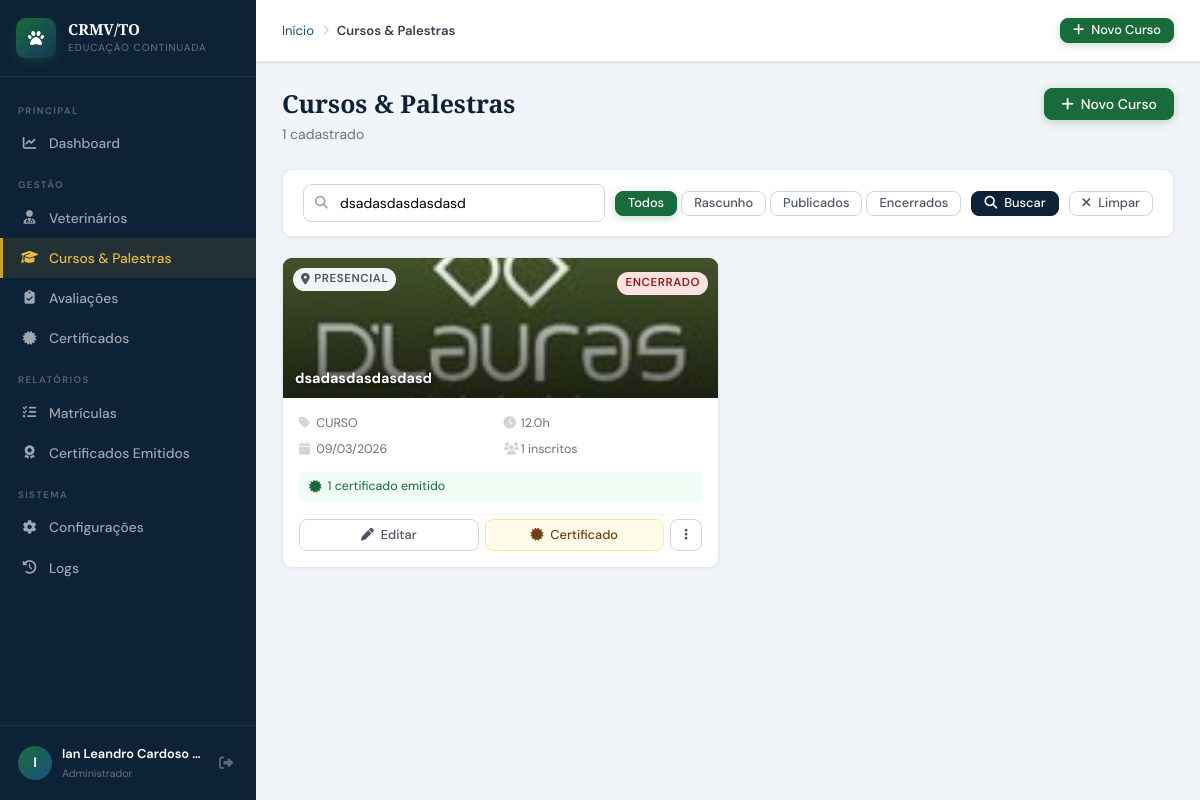
Page /admin/cursos/lista.php?busca=dsadasdasdasdasd (signed in) on the committed database.
### tables this page shows
CREATE TABLE `tbl_cursos` (
  `curso_id` int(10) UNSIGNED NOT NULL,
  `categoria_id` int(10) UNSIGNED DEFAULT NULL,
  `titulo` varchar(200) NOT NULL,
  `descricao` text DEFAULT NULL,
  `capa` varchar(120) DEFAULT NULL,
  `observacoes` text DEFAULT NULL,
  `tipo` enum('CURSO','PALESTRA','WORKSHOP','CONGRESSO','WEBINAR') NOT NULL DEFAULT 'CURSO',
  `modalidade` enum('PRESENCIAL','EAD','HIBRIDO') NOT NULL DEFAULT 'PRESENCIAL',
  `carga_horaria` decimal(5,1) NOT NULL DEFAULT 0.0,
  `vagas` smallint(6) DEFAULT NULL,
  `data_inicio` date DEFAULT NULL,
  `data_fim` date DEFAULT NULL,
  `horario` varchar(100) DEFAULT NULL,
  `local_nome` varchar(150) DEFAULT NULL,
  `local_cidade` varchar(80) DEFAULT NULL,
  `local_uf` char(2) DEFAULT 'TO',
  `local_endereco` varchar(200) DEFAULT NULL,
  `link_ead` varchar(300) DEFAULT NULL,
  `youtube_id` varchar(30) DEFAULT NULL,
  `valor` decimal(8,2) NOT NULL DEFAULT 0.00,
  `status` enum('RASCUNHO','PUBLICADO','ENCERRADO','CANCELADO') NOT NULL DEFAULT 'RASCUNHO',
  `cert_modelo` text DEFAULT NULL,
  `cert_conteudo_programatico` mediumtext DEFAULT NULL COMMENT 'HTML do conteúdo programático (verso do certificado)',
  `cert_validade` smallint(6) DEFAULT NULL,
  `cert_obs` text DEFAULT NULL COMMENT 'Observação interna do certificado (não aparece impresso)',
  `ativo` tinyint(1) NOT NULL DEFAULT 1,
  `criado_em` datetime NOT NULL DEFAULT current_timestamp(),
  `atualizado_em` datetime DEFAULT NULL ON UPDATE current_timestamp(),
  `criado_por` int(10) UNSIGNED DEFAULT NULL,
  `instrutor_id` int(11) DEFAULT NULL,
  `requer_avaliacao` tinyint(1) NOT NULL DEFAULT 0,
  `avaliacao_com_nota` tinyint(1) NOT NULL DEFAULT 0,
  `nota_minima` decimal(5,2) DEFAULT 70.00,
  `tentativas_maximas` smallint(6) NOT NULL DEFAULT 3,
  `cert_frente_html` text DEFAULT NULL,
  `cert_verso_html` text DEFAULT NULL
);

### admin/cursos/lista.php (the view, shortened to what this page needs)
<?php
require_once __DIR__ . '/../../includes/conexao.php';
$busca  = trim($_GET['busca']  ?? '');
$filtro = $_GET['filtro'] ?? 'todos';
$pag    = max(1, (int)($_GET['pag'] ?? 1));
$porPag = 12;
$offset = ($pag - 1) * $porPag;
$where  = "WHERE c.ativo = 1";
$params = [];
if ($busca !== '') {
    $where  .= " AND (c.titulo LIKE ? OR c.tipo LIKE ?)";
    $params  = ["%$busca%", "%$busca%"];
}
if ($busca !== '') {
    $where .= " OR c.curso_id IN (SELECT ci.curso_id FROM tbl_curso_instrutores ci WHERE ci.nome LIKE ?)";
    $params[] = "%$busca%";
}
$total   = dbQueryOne("SELECT COUNT(*) AS n FROM tbl_cursos c $where", $params)['n'];
$cursos = dbQuery(
    "SELECT c.curso_id, c.titulo, c.tipo, c.modalidade, c.status, c.carga_horaria,
            c.data_inicio, c.data_fim, c.vagas, c.capa,
            cat.nome AS cat_nome, cat.cor_hex,
            (SELECT GROUP_CONCAT(ci.nome ORDER BY ci.ordem SEPARATOR ', ')
             FROM tbl_curso_instrutores ci WHERE ci.curso_id = c.curso_id) AS instrutores,
            (SELECT COUNT(*) FROM tbl_matriculas m WHERE m.curso_id = c.curso_id) AS total_mat,
            (SELECT COUNT(*) FROM tbl_matriculas m WHERE m.curso_id = c.curso_id AND m.certificado_gerado = 1) AS total_cert
     FROM tbl_cursos c
     LEFT JOIN tbl_categorias cat ON c.categoria_id = cat.categoria_id
     $where
     ORDER BY c.criado_em DESC
     LIMIT $porPag OFFSET $offset",
    $params
);
require_once __DIR__ . '/../../includes/layout.php';
?>
<div class="pg-header">
    <div class="pg-header-row">
        <div>
            <h1 class="pg-titulo">Cursos & Palestras</h1>
            <p class="pg-subtitulo"><?= number_format($total, 0, ',', '.') ?> cadastrado<?= $total != 1 ? 's' : '' ?></p>
        </div>
        <div class="pg-acoes">
            <a href="/crmv/admin/cursos/form.php" class="btn btn-primario">
                <i class="fa-solid fa-plus"></i> Novo Curso
            </a>
        </div>
    </div>
</div>
<div class="card" style="margin-bottom:20px">
    <div class="card-body" style="padding:14px 20px">
        <form method="GET" style="display:flex;gap:10px;align-items:center;flex-wrap:wrap">
            <div style="flex:1;min-width:260px;position:relative">
                <input type="text" name="busca" value="<?= htmlspecialchars($busca) ?>"
                    placeholder="Buscar por título, tipo ou instrutor..."
                    style="width:100%;padding:9px 12px 9px 36px;border:1.5px solid var(--c300);border-radius:8px;font-size:.875rem;font-family:inherit;outline:none"
                    onfocus="this.style.borderColor='var(--azul-clr)'" onblur="this.style.borderColor='var(--c300)'">
            </div>
            <div style="display:flex;gap:4px">
                <?php foreach (['todos'=>'Todos','RASCUNHO'=>'Rascunho','PUBLICADO'=>'Publicados','ENCERRADO'=>'Encerrados'] as $v=>$l): ?>
                <a href="?busca=<?= urlencode($busca) ?>&filtro=<?= $v ?>"
                   class="btn btn-sm <?= $filtro===$v ? 'btn-primario' : 'btn-ghost' ?>"><?= $l ?></a>
                <?php endforeach; ?>
            </div>
            <button type="submit" class="btn btn-secundario btn-sm"><i class="fa-solid fa-search"></i> Buscar</button>
            <?php if ($busca || $filtro !== 'todos'): ?>
            <a href="/crmv/admin/cursos/lista.php" class="btn btn-ghost btn-sm"><i class="fa-solid fa-xmark"></i> Limpar</a>
            <?php endif; ?>
        </form>
    </div>
</div>
<?php if (empty($cursos)): ?>
<div class="card">
    <div class="vazio" style="padding:60px">
        <i class="fa-solid fa-graduation-cap"></i>
        <h3>Nenhum curso encontrado</h3>
        <p><?= $busca ? 'Tente outro termo de busca.' : 'Cadastre o primeiro curso ou palestra.' ?></p>
        <?php if (!$busca): ?>
        <a href="/crmv/admin/cursos/form.php" class="btn btn-primario btn-sm" style="margin-top:12px">
            <i class="fa-solid fa-plus"></i> Criar agora
        </a>
        <?php endif; ?>
    </div>
</div>
<?php else: ?>
<div style="display:grid;grid-template-columns:repeat(auto-fill,minmax(340px,1fr));gap:18px">
<?php foreach ($cursos as $c): ?>
<div class="card" style="display:flex;flex-direction:column">
    <div style="height:140px;background:linear-gradient(135deg,<?= htmlspecialchars($c['cor_hex'] ?? '#0d2137') ?>,<?= htmlspecialchars($c['cor_hex'] ?? '#15385c') ?>dd);position:relative;overflow:hidden;flex-shrink:0">
        <?php if ($c['capa']): ?>
        <img src="/crmv/uploads/capas/<?= htmlspecialchars($c['capa']) ?>"
             style="width:100%;height:100%;object-fit:cover;position:absolute;inset:0">
        <div style="position:absolute;inset:0;background:linear-gradient(to top,rgba(0,0,0,.6),transparent)"></div>
        <?php else: ?>
        <div style="position:absolute;inset:0;display:flex;align-items:center;justify-content:center;opacity:.15">
            <i class="fa-solid fa-graduation-cap" style="font-size:4rem;color:#fff"></i>
        </div>
        <?php endif; ?>
        <div style="position:absolute;top:10px;left:10px;display:flex;gap:6px">
            <?= badgeModalidade($c['modalidade']) ?>
        </div>
        <div style="position:absolute;top:10px;right:10px">
            <?= badgeStatus($c['status']) ?>
        </div>
        <?php if ($c['capa']): ?>
        <div style="position:absolute;bottom:8px;left:12px;right:12px">
            <div style="font-weight:700;font-size:.9rem;color:#fff;text-shadow:0 1px 4px rgba(0,0,0,.6);overflow:hidden;text-overflow:ellipsis;white-space:nowrap">
                <?= htmlspecialchars($c['titulo']) ?>
            </div>
        </div>
        <?php endif; ?>
    </div>
    <div style="padding:16px;display:flex;flex-direction:column;flex:1;gap:12px">
        <div style="display:grid;grid-template-columns:1fr 1fr;gap:6px;font-size:.78rem;color:var(--c500)">
            <div><i class="fa-solid fa-tag" style="width:14px;color:var(--c300)"></i> <?= htmlspecialchars($c['tipo']) ?></div>
            <div><i class="fa-solid fa-clock" style="width:14px;color:var(--c300)"></i> <?= $c['carga_horaria'] ?>h</div>
            <?php if ($c['data_inicio']): ?>
            <div><i class="fa-solid fa-calendar" style="width:14px;color:var(--c300)"></i> <?= fmtData($c['data_inicio']) ?></div>
            <?php endif; ?>
            <?php if ($c['vagas']): ?>
            <div>
                <i class="fa-solid fa-users" style="width:14px;color:var(--c300)"></i>
                <?= $c['total_mat'] ?>/<?= $c['vagas'] ?> vagas
            </div>
            <?php else: ?>
            <div><i class="fa-solid fa-users" style="width:14px;color:var(--c300)"></i> <?= $c['total_mat'] ?> inscritos</div>
            <?php endif; ?>
        </div>
        <?php if ($c['total_cert'] > 0): ?>
        <div style="display:flex;align-items:center;gap:6px;font-size:.78rem;color:var(--verde);background:#f0fdf4;padding:5px 10px;border-radius:6px">
            <i class="fa-solid fa-certificate"></i> <?= $c['total_cert'] ?> certificado<?= $c['total_cert']!=1?'s':'' ?> emitido<?= $c['total_cert']!=1?'s':'' ?>
        </div>
        <?php endif; ?>
        <div style="display:flex;gap:6px;margin-top:auto;padding-top:4px;border-top:1px solid var(--c100)">
            <a href="/crmv/admin/cursos/form.php?id=<?= $c['curso_id'] ?>" class="btn btn-ghost btn-sm" style="flex:1;justify-content:center">
                <i class="fa-solid fa-pen"></i> Editar
            </a>
            <a href="/crmv/admin/certificados/emitir.php?curso_id=<?= $c['curso_id'] ?>" class="btn btn-sm" style="flex:1;justify-content:center;background:#fefce8;color:#713f12;border-color:#fde68a">
                <i class="fa-solid fa-certificate"></i> Certificado
            </a>
            <div style="position:relative">
                <button onclick="toggleMenu(this)" class="btn btn-ghost btn-icone btn-sm">
                    <i class="fa-solid fa-ellipsis-v"></i>
                </button>
            </div>
        </div>
    </div>
</div>
<?php endforeach; ?>
</div>
<?php endif; ?>
<?php require_once __DIR__ . '/../../includes/layout_footer.php'; ?>

### includes/conexao.php (shortened to what this page needs)
<?php
function getConn(): PDO {
    static $pdo = null;
    if ($pdo === null) {
        try {
            $dsn = "mysql:host=" . DB_HOST . ";port=" . DB_PORT . ";dbname=" . DB_NAME . ";charset=utf8mb4";
            $pdo = new PDO($dsn, DB_USER, DB_PASS, [
                PDO::ATTR_ERRMODE            => PDO::ERRMODE_EXCEPTION,
                PDO::ATTR_DEFAULT_FETCH_MODE => PDO::FETCH_ASSOC,
                PDO::ATTR_EMULATE_PREPARES   => false,
            ]);
        } catch (PDOException $e) {
            die('<div style="font-family:monospace;background:#fee2e2;color:#7f1d1d;padding:20px;margin:20px;border-radius:8px">
                <strong>Erro de conexão com o banco:</strong><br>' . htmlspecialchars($e->getMessage()) . '
                <br><br>Verifique se o XAMPP está rodando e o banco <strong>' . DB_NAME . '</strong> foi criado.
            </div>');
        }
    }
    return $pdo;
}
function dbQuery(string $sql, array $params = []): array {
    $stmt = getConn()->prepare($sql);
    $stmt->execute($params);
    return $stmt->fetchAll();
}
function dbQueryOne(string $sql, array $params = []): array|false {
    $stmt = getConn()->prepare($sql);
    $stmt->execute($params);
    return $stmt->fetch();
}
function fmtData(?string $d): string {
    try { return (new DateTime($d))->format('d/m/Y'); }
    catch (Exception) { return '-'; }
}
function badgeModalidade(string $mod): string {
    return match(strtoupper(trim($mod))) {
        'EAD'       => '<span class="badge b-verde"><i class="fa-solid fa-wifi"></i> EAD</span>',
        'HIBRIDO'   => '<span class="badge b-ouro"><i class="fa-solid fa-layer-group"></i> Híbrido</span>',
        'PRESENCIAL'=> '<span class="badge b-cinza"><i class="fa-solid fa-map-marker-alt"></i> Presencial</span>',
        default     => '<span class="badge b-cinza">' . htmlspecialchars($mod) . '</span>',
    };
}
function badgeStatus(string $status): string {
    return match(strtoupper(trim($status))) {
        'PUBLICADO' => '<span class="badge b-verde">Publicado</span>',
        'RASCUNHO'  => '<span class="badge b-cinza">Rascunho</span>',
        'ENCERRADO' => '<span class="badge b-verm">Encerrado</span>',
        'CANCELADO' => '<span class="badge b-verm">Cancelado</span>',
        'ATIVA'     => '<span class="badge b-azul">Ativa</span>',
        'CONCLUIDA' => '<span class="badge b-verde">Concluída</span>',
        'REPROVADO' => '<span class="badge b-verm">Reprovado</span>',
        default     => '<span class="badge b-cinza">' . htmlspecialchars($status) . '</span>',
    };
}

### rows in the picture
tbl_cursos: capa (picture), modalidade "PRESENCIAL", status "ENCERRADO", titulo "dsadasdasdasdasd", tipo "CURSO", carga_horaria "12.0", data_inicio "09/03/2026", total_mat "1", total_cert "1"

### other values in the picture
primeiraLetra($_SESSION['usr_nome'] ?? 'A') "I"
truncaTexto($_SESSION['usr_nome'] ?? '', 22) "Ian Leandro Cardoso…"
$pageTitulo "Cursos & Palestras"
$total "1"
$l "Todos"
$l "Rascunho"
$l "Publicados"
$l "Encerrados"
